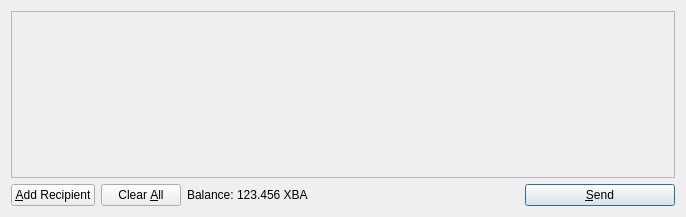
<?xml version="1.0" encoding="UTF-8"?>
<ui version="4.0">
 <class>SendCoinsDialog</class>
 <widget class="QDialog" name="SendCoinsDialog">
  <property name="geometry">
   <rect>
    <x>0</x>
    <y>0</y>
    <width>686</width>
    <height>217</height>
   </rect>
  </property>
  <property name="windowTitle">
   <string>Send Coins</string>
  </property>
  <layout class="QVBoxLayout" name="verticalLayout">
   <item>
    <widget class="QScrollArea" name="scrollArea">
     <property name="widgetResizable">
      <bool>true</bool>
     </property>
     <widget class="QWidget" name="scrollAreaWidgetContents">
      <property name="geometry">
       <rect>
        <x>0</x>
        <y>0</y>
        <width>666</width>
        <height>165</height>
       </rect>
      </property>
      <layout class="QVBoxLayout" name="verticalLayout_2">
       <property name="margin">
        <number>0</number>
       </property>
       <item>
        <layout class="QVBoxLayout" name="entries">
         <property name="spacing">
          <number>6</number>
         </property>
        </layout>
       </item>
       <item>
        <spacer name="verticalSpacer">
         <property name="orientation">
          <enum>Qt::Vertical</enum>
         </property>
         <property name="sizeHint" stdset="0">
          <size>
           <width>20</width>
           <height>40</height>
          </size>
         </property>
        </spacer>
       </item>
      </layout>
     </widget>
    </widget>
   </item>
   <item>
    <layout class="QHBoxLayout" name="horizontalLayout">
     <item>
      <widget class="QPushButton" name="addButton">
       <property name="toolTip">
        <string>Send to multiple recipients at once</string>
       </property>
       <property name="text">
        <string>&amp;Add Recipient</string>
       </property>
       <property name="icon">
        <iconset resource="../bitcoin.qrc">
         <normaloff>:/icons/add</normaloff>:/icons/add</iconset>
       </property>
       <property name="autoDefault">
        <bool>false</bool>
       </property>
      </widget>
     </item>
     <item>
      <widget class="QPushButton" name="clearButton">
       <property name="sizePolicy">
        <sizepolicy hsizetype="Minimum" vsizetype="Fixed">
         <horstretch>0</horstretch>
         <verstretch>0</verstretch>
        </sizepolicy>
       </property>
       <property name="toolTip">
        <string>Remove all transaction fields</string>
       </property>
       <property name="text">
        <string>Clear &amp;All</string>
       </property>
       <property name="icon">
        <iconset resource="../bitcoin.qrc">
         <normaloff>:/icons/remove</normaloff>:/icons/remove</iconset>
       </property>
       <property name="autoRepeatDelay">
        <number>300</number>
       </property>
       <property name="autoDefault">
        <bool>false</bool>
       </property>
      </widget>
     </item>
     <item>
      <layout class="QHBoxLayout" name="horizontalLayout_2">
       <property name="spacing">
        <number>3</number>
       </property>
       <item>
        <widget class="QLabel" name="label">
         <property name="text">
          <string>Balance:</string>
         </property>
        </widget>
       </item>
       <item>
        <widget class="QLabel" name="labelBalance">
         <property name="cursor">
          <cursorShape>IBeamCursor</cursorShape>
         </property>
         <property name="text">
          <string>123.456 XBA</string>
         </property>
         <property name="textInteractionFlags">
          <set>Qt::LinksAccessibleByMouse|Qt::TextSelectableByKeyboard|Qt::TextSelectableByMouse</set>
         </property>
        </widget>
       </item>
      </layout>
     </item>
     <item>
      <spacer name="horizontalSpacer">
       <property name="orientation">
        <enum>Qt::Horizontal</enum>
       </property>
       <property name="sizeHint" stdset="0">
        <size>
         <width>40</width>
         <height>20</height>
        </size>
       </property>
      </spacer>
     </item>
     <item>
      <widget class="QPushButton" name="sendButton">
       <property name="minimumSize">
        <size>
         <width>150</width>
         <height>0</height>
        </size>
       </property>
       <property name="toolTip">
        <string>Confirm the send action</string>
       </property>
       <property name="text">
        <string>&amp;Send</string>
       </property>
       <property name="icon">
        <iconset resource="../bitcoin.qrc">
         <normaloff>:/icons/send</normaloff>:/icons/send</iconset>
       </property>
       <property name="default">
        <bool>true</bool>
       </property>
      </widget>
     </item>
    </layout>
   </item>
  </layout>
 </widget>
 <resources>
  <include location="../bitcoin.qrc"/>
 </resources>
 <connections/>
</ui>
